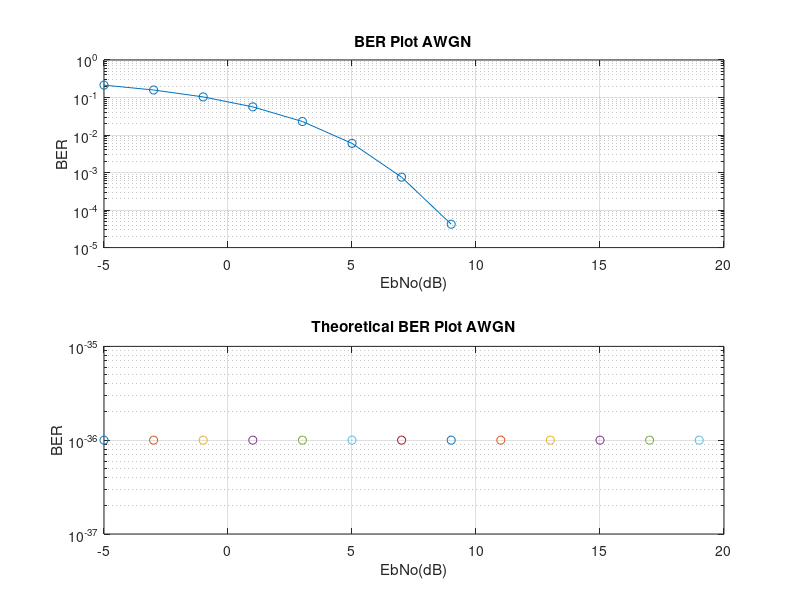
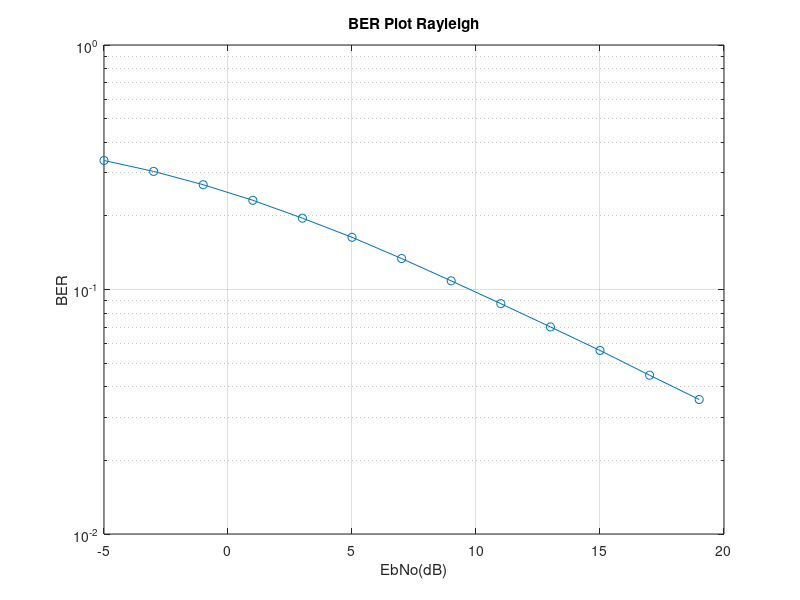

Reproduce these figures in MATLAB, in order.
EbNodB = -5:2:20;
bit_number=1e6;                              
 
for n=1:length(EbNodB)
    % Using 2*Data - 1 as the easiest method
    s = 2*(randn(1,bit_number)>0.5)-1;
    % AWGN with zero variance, real values only
    w = (1/sqrt(2*10^(EbNodB(n)/10)))*randn(1,bit_number); 
    theoBER = 0.5*erfc(sqrt(10^(EbNodB(n)/10))); 
    % Rayleigh
    ray = (1/sqrt(2*10^(EbNodB(n)/10)))*randn(1,bit_number);
    y = ray.*s + 10^(-EbNodB(n)/20)*w; 
    eq = y./ray;
    demod_y = sign(eq);
    % Signal with AWGN channel
    r = s + w;
    % Demodulate signal
    demod_r = sign(r);  
    % BER calculation
    BER(n) = (bit_number - sum(s == demod_r))/bit_number; 
    BER_r(n) = (bit_number - sum(s == demod_y))/bit_number;            

end

% Plot BER in terms of 10*log10
figure(1)
subplot(2, 1, 1)
semilogy(EbNodB, BER,'o-');                 
xlabel('EbNo(dB)')                         
ylabel('BER')
title('BER Plot AWGN')
grid on

subplot(2, 1, 2)
semilogy(EbNodB, theoBER,'o-');                 
xlabel('EbNo(dB)')                         
ylabel('BER')
title('Theoretical BER Plot AWGN')
grid on

figure(2)
semilogy(EbNodB, BER_r,'o-');                 
xlabel('EbNo(dB)')                         
ylabel('BER')
title('BER Plot Rayleigh')
grid on
